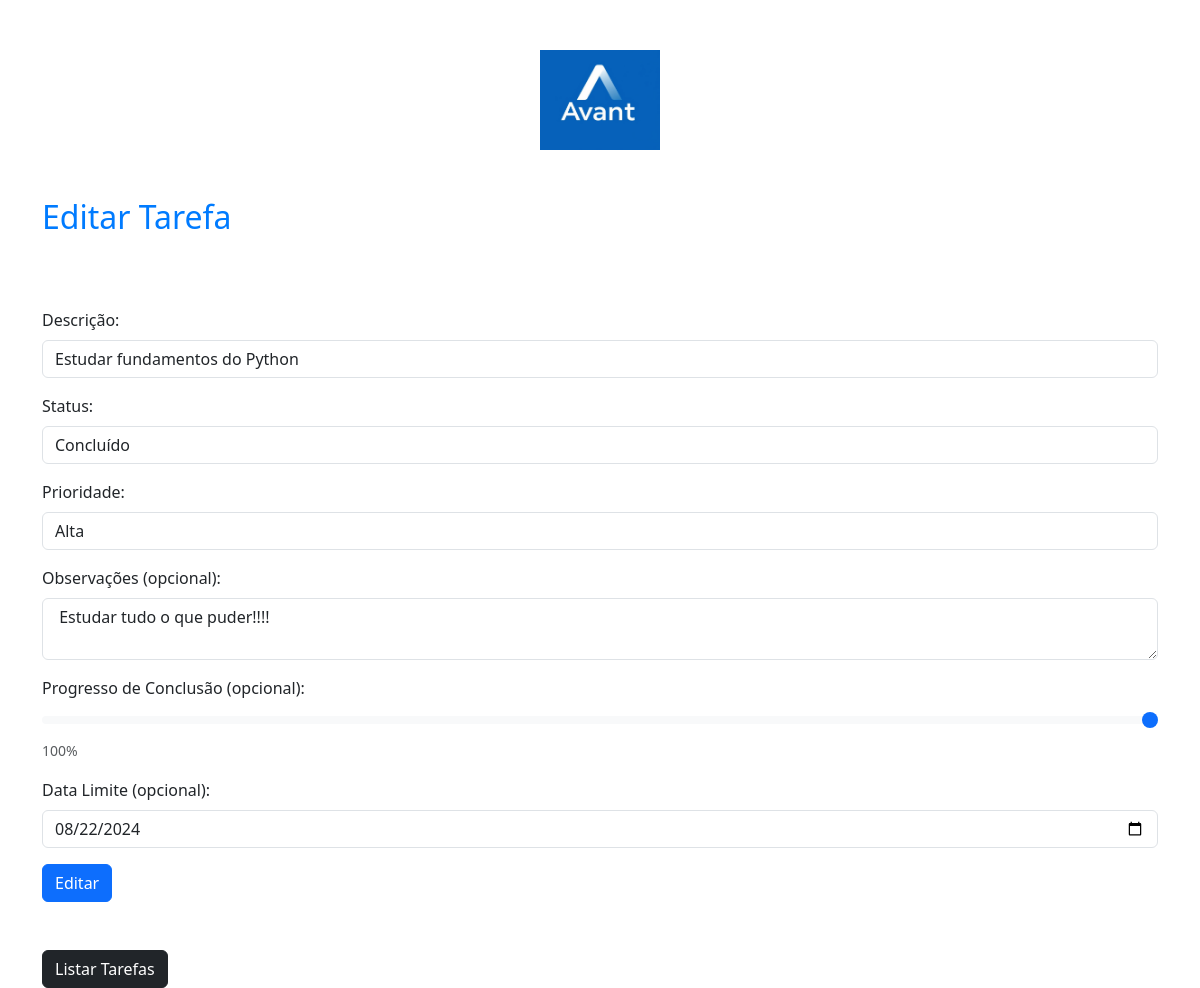
The app's page /editar_tarefa/6/ (signed in) with its own data.
### tarefas/models.py (models this page shows, shortened)
class Tarefas(models.Model):
    status_choices = (
        (1, "Pendente"),
        (2, "Iniciado"),
        (3, "Concluído"),
        (4, "Excluído"),
    )
    prioridade_choices = (
        (1, "Baixa"),
        (2, "Média"),
        (3, "Alta"),
    )
    descricao = models.CharField(
        max_length=255, verbose_name="Descrição", null=False, blank=False
    )
    status = models.IntegerField(
        choices=status_choices, default=1, verbose_name="Status"
    )
    prioridade = models.IntegerField(
        choices=prioridade_choices, default=1, verbose_name="Prioridade"
    )
    obs = models.TextField(blank=True, null=True)
    progresso_conclusao = models.IntegerField(default=0, blank=True, null=True)
    dataInicio = models.DateTimeField(auto_now_add=True)
    dataFim = models.DateTimeField(blank=True, null=True)
    dataLimite = models.DateTimeField(blank=True, null=True)
    user = models.ForeignKey(User, on_delete=models.CASCADE)

### tarefas/views.py (the view)
# urls.py: path("editar_tarefa/<int:tarefa_id>/", views.editar_tarefa, name="editar_tarefa"),
def editar_tarefa(request, tarefa_id):
    tarefa = get_object_or_404(Tarefas, id=tarefa_id)
    if tarefa.user == request.user:
        if request.method == "POST":
            descricao = request.POST.get("descricao")
            status = int(request.POST.get("status"))
            prioridade = int(request.POST.get("prioridade"))
            obs = request.POST.get("obs")
            dataLimite = request.POST.get("dataLimite")
            if status == 3:
                dataFim = datetime.now().date()
                progresso_conclusao = 100
            else:
                dataFim = None
                progresso_conclusao = int(request.POST.get("progresso_conclusao"))
            try:
                dataLimite = datetime.strptime(dataLimite, "%Y-%m-%d").date()
            except ValueError:
                messages.add_message(
                    request,
                    constants.ERROR,
                    "Data Limite inválida. Utilize o formato DD-MM-YYYY.",
                )
                return render(
                    request,
                    "editar_tarefa.html",
                    {
                        "tarefa_editar": tarefa,
                        "status_choices": Tarefas.status_choices,
                        "prioridade_choices": Tarefas.prioridade_choices,
                    },
                )
            tarefa.descricao = descricao
            tarefa.status = status
            tarefa.prioridade = prioridade
            tarefa.obs = obs
            tarefa.progresso_conclusao = progresso_conclusao
            tarefa.dataLimite = dataLimite
            tarefa.dataFim = dataFim
            tarefa.save()  # Salva as alterações no banco de dados
            messages.add_message(
                request, constants.SUCCESS, "Tarefa editada com sucesso!"
            )
            return redirect("listar_tarefas")
        else:
            status_choices = Tarefas.status_choices
            prioridade_choices = Tarefas.prioridade_choices
            return render(
                request,
                "cadastrar_tarefa.html",
                {
                    "tarefa_editar": tarefa,
                    "status_choices": status_choices,
                    "prioridade_choices": prioridade_choices,
                },
            )
    else:
        messages.add_message(
            request, constants.ERROR, "Você não tem permissão para editar esta tarefa."
        )
        return redirect("listar_tarefas")

### tarefas/templates/cadastrar_tarefa.html (shortened to what this page needs)
{% load static %}
<!DOCTYPE html>
<html lang="pt-br">
<head>
    <link href="https://cdn.jsdelivr.net/npm/bootstrap@5.3.0-alpha1/dist/css/bootstrap.min.css" rel="stylesheet">
    <link rel="stylesheet" href="{% static 'tarefas/css/tarefas.css' %}">
</head>
<body>
    <div class="row justify-content-center mb-5">
        <div class="col-md-4 text-center">
          <img src="{% static 'geral/img/LogoAvant1.jpg' %}" alt="Logo" class="img-fluid" style="margin-top: 50px; max-width: 200px; max-height: 100px;">
        </div>
      </div>
    <div class="container mt-5">
        <h2 class="mb-4">{% if tarefa_editar %} Editar Tarefa {% else %} Cadastrar Tarefa {% endif %}</h2>
        <br>
        <br>
        {% if tarefa_editar %}
            <form action="{% url 'editar_tarefa' tarefa_editar.id %}" method="POST"> {% csrf_token %}
        {% else %}
            <form action="{% url 'cadastrar_tarefa' %}" method="POST"> {% csrf_token %}
        {% endif %}
            <div class="mb-3">
                <label for="descricao" class="form-label">Descrição:</label>
                <input type="text" class="form-control" id="descricao" name="descricao" required {% if tarefa_editar %} value="{{tarefa_editar.descricao}}" {% endif %}>
            </div>
            <div class="mb-3">
                <label for="status" class="form-label">Status:</label>
                <select class="form-control" id="status" name="status">
                    {% for status_value, status_label in status_choices %}
                        <option value="{{ status_value }}" {% if tarefa_editar.status == status_value %} selected {% endif %} >{{ status_label }}</option>
                    {% endfor %}
                </select>
            </div>
            <div class="mb-3">
                <label for="prioridade" class="form-label">Prioridade:</label>
                <select class="form-control" id="prioridade" name="prioridade">
                    {% for prioridade_value, prioridade_label in prioridade_choices %}
                        <option value="{{ prioridade_value }}" {% if tarefa_editar.prioridade == prioridade_value %} selected {% endif %}>{{ prioridade_label }}</option>
                    {% endfor %}
                </select>
            </div>
            <div class="mb-3">
                <label for="obs" class="form-label">Observações (opcional):</label>
                <textarea class="form-control" id="obs" name="obs" >{% if tarefa_editar %} {{tarefa_editar.obs}} {% endif %}</textarea>
            </div>
            <div class="mb-3">
                <label for="progresso_conclusao" class="form-label">Progresso de Conclusão (opcional):</label>
                <input type="range" class="form-range" min="0" max="100" id="progresso_conclusao" name="progresso_conclusao" {% if tarefa_editar %} value="{{tarefa_editar.progresso_conclusao}}" {% else %} value="0" {% endif %}>
                <span id="progresso_valor" class="form-text">{% if tarefa_editar %} {{tarefa_editar.progresso_conclusao}}% {% else %} 0% {% endif %}</span>
            </div>
            <div class="mb-3">
                <label for="dataLimite" class="form-label">Data Limite (opcional):</label>
                <input type="date" class="form-control" id="dataLimite" name="dataLimite" {% if tarefa_editar %} value="{{ tarefa_editar.dataLimite|date:'Y-m-d' }}" {% endif %}>
            </div>
            <button type="submit" class="btn btn-primary">{% if tarefa_editar %} Editar {% else %} Cadastrar {% endif %}</button>
        </form>
        <br><br>
        <a href="{% url 'listar_tarefas' %}"  class="btn btn-dark">Listar Tarefas</a>
    </div>
</body>
</html>

### templates/static/tarefas/css/tarefas.css (style rules this page uses)
.container { margin-top: 50px; }
h2 { color: #007bff; }
.form-range { width: 100%; }
#progresso_valor { margin-left: 10px; }
a { text-decoration: none; }

### records on screen
Tarefas: descricao "Estudar fundamentos do Python", status "Concluído", prioridade "Alta", obs "Estudar tudo o que puder!!!!", progresso_conclusao "100", dataLimite "08/22/2024"
